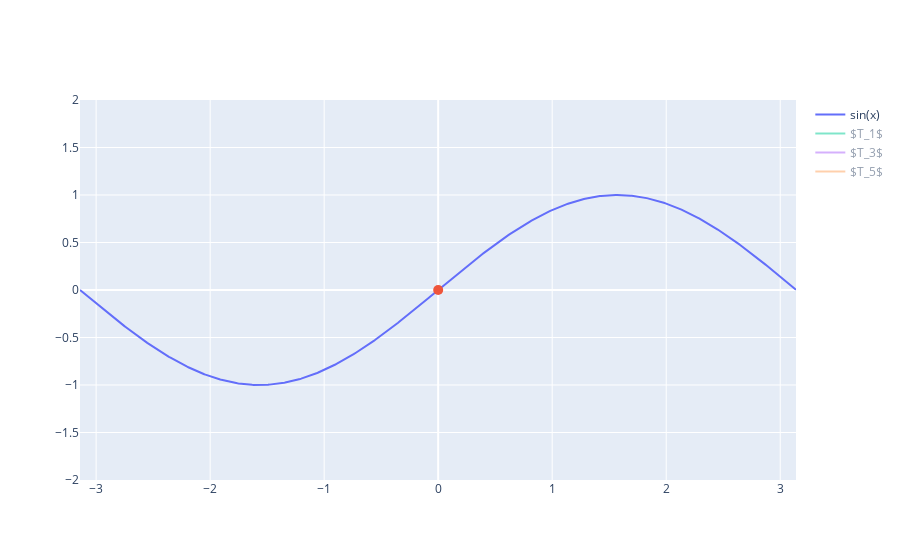

The cell this chart's notebook holds for it:
### Code cell
fig = go.Figure()

#Sinus data
t = np.arange(-np.pi, np.pi, 0.01)
sin_graph = np.sin(t)

fig.add_trace(go.Scatter(
    x=t,
    y=sin_graph,
    mode='lines',
    name='sin(x)'
))
fig.add_trace(go.Scatter(x=[0],y=[0],mode='markers',showlegend=False,
                         marker=dict(size=10)))

for deg in range(3):
    fig.add_trace(go.Scatter(
                    visible='legendonly', mode='lines', name='$T_{}$'.format(2*deg+1), x=t, y=Tn(t,2*deg+1),
    ))
fig.update_yaxes(range=[-2, 2])
fig.show()

### Figure 1 — Plotly figure (JSON) as saved in the notebook; plotly's stock layout.template omitted (floating-point values rounded to 4 significant figures; data arrays with more than 128 entries replaced by an {"elided": "..."} marker saying what was removed)
{"data": [{"mode": "lines", "name": "sin(x)", "type": "scatter", "x": {"elided": "629 float values"}, "y": {"elided": "629 float values"}}, {"marker": {"size": 10}, "mode": "markers", "showlegend": false, "type": "scatter", "x": [0], "y": [0]}, {"mode": "lines", "name": "$T_1$", "type": "scatter", "visible": "legendonly", "x": {"elided": "629 float values"}, "y": {"elided": "629 float values"}}, {"mode": "lines", "name": "$T_3$", "type": "scatter", "visible": "legendonly", "x": {"elided": "629 float values"}, "y": {"elided": "629 float values"}}, {"mode": "lines", "name": "$T_5$", "type": "scatter", "visible": "legendonly", "x": {"elided": "629 float values"}, "y": {"elided": "629 float values"}}], "layout": {"yaxis": {"range": [-2, 2]}}}
